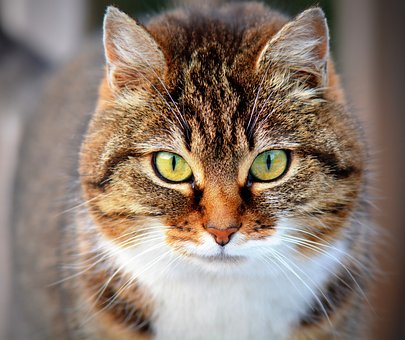
#> input picture cat1.jpg, 405 x 340 px
$ python neural5.py
#> lines starting #> are read from the running program, lines starting #| are printed output that depends on the picture
import numpy as np
from PIL import Image

# Sigmoid activation function
def sigmoid(x):
    return 1 / (1 + np.exp(-x))

# Derivative of the sigmoid function
def sigmoid_derivative(x):
    return x * (1 - x)

# Define the neural network architecture
class NeuralNetwork:
    def __init__(self, input_nodes, hidden_nodes, output_nodes, hidden_layers=2):
        self.input_nodes = input_nodes
        self.hidden_nodes = hidden_nodes
        self.output_nodes = output_nodes
        self.hidden_layers = hidden_layers

        # Initialize weights and biases with smaller values (Xavier/Glorot Initialization)
        self.weights = [np.random.randn(input_nodes, hidden_nodes) / np.sqrt(input_nodes)] + \
                        [np.random.randn(hidden_nodes, hidden_nodes) / np.sqrt(hidden_nodes) for _ in range(hidden_layers - 1)] + \
                        [np.random.randn(hidden_nodes, output_nodes) / np.sqrt(hidden_nodes)]
        self.biases = [np.random.randn(hidden_nodes) / np.sqrt(hidden_nodes) for _ in range(hidden_layers)] + \
                        [np.random.randn(output_nodes) / np.sqrt(output_nodes)]

    # Forward pass - Added safe_sigmoid function to keep values under a threshold and avoid OverflowError
    def feedforward(self, inputs):

        def safe_sigmoid(x):
            return sigmoid(np.clip(x, -100, 100))

        self.layers = [inputs]
        for i in range(len(self.weights)):
            self.layers.append(safe_sigmoid(np.dot(self.layers[-1], self.weights[i]) + self.biases[i]))
        return self.layers[-1]

    # Backward pass
    def backpropagation(self, inputs, target_outputs, learning_rate=0.5):
        deltas = [None] * (self.hidden_layers + 1)

        # Calculate output error
        output_error = target_outputs - self.layers[-1]
        deltas[-1] = output_error * sigmoid_derivative(self.layers[-1])

        # Calculate hidden error
        for i in range(len(deltas) - 2, -1, -1):
            hidden_error = np.dot(deltas[i+1], self.weights[i+1].T)
            deltas[i] = hidden_error * sigmoid_derivative(self.layers[i+1])

        # Update weights and biases
        for i in range(len(self.weights)):
            self.weights[i] += learning_rate * np.dot(self.layers[i].T, deltas[i])
            self.biases[i] += learning_rate * np.sum(deltas[i], axis=0)

    # Train the neural network
    def train(self, inputs, target_outputs, epochs, learning_rate):
        for epoch in range(epochs):
            predicted_outputs = self.feedforward(inputs)
            self.backpropagation(inputs, target_outputs, learning_rate)

    # Evaluate the neural network performance
    def evaluate(self, test_inputs, test_outputs):
        test_predictions = self.feedforward(test_inputs)
        predicted_classes = np.argmax(test_predictions, axis=1)
        true_classes = np.argmax(test_outputs, axis=1)
        accuracy = np.sum(predicted_classes == true_classes) / len(true_classes)
        return accuracy

# Create a function to convert images to input data accepted by the network
def process_image(img_path, flatten=True):
#> called with img_path = 'cat1.jpg', flatten = True
    try:
        img = Image.open(img_path)
#> img is the input picture: PIL image 405x340 RGB; mean R, G, B 140.3, 123.3, 111.3
    except FileNotFoundError:
        print(f"The image file '{img_path}' was not found. Please check the file path and try again.")
        return None

    img = img.resize((32, 32))
#> img: PIL image 32x32 RGB
    img_array = np.array(img, dtype=np.float32) / 255
    if flatten:
        img_array = img_array.flatten()
#> img_array = 3072 values, max 0.988 at index 2270, min 0.0157 at index 1787, mean 0.49
    return img_array

if __name__ == "__main__":
    neural_network = NeuralNetwork(3072, 150, 4, hidden_layers=3)

    # Define training data
    image_paths = ['cat1.jpg', 'cat2.jpg', 'cat3.jpg', 'cat4.jpg','cat5.jpg',
               'dog1.jpg', 'dog2.jpg', 'dog3.jpg', 'dog4.jpg','dog5.jpg',
               'car1.jpg', 'car2.jpg', 'car3.jpg', 'car4.jpg','car5.jpg',
               'house1.jpg', 'house2.jpg', 'house3.jpg', 'house4.jpg','house5.jpg']

    inputs = [process_image(image_path) for image_path in image_paths]
#> call 2 of process_image, with img_path = 'cat2.jpg', flatten = True
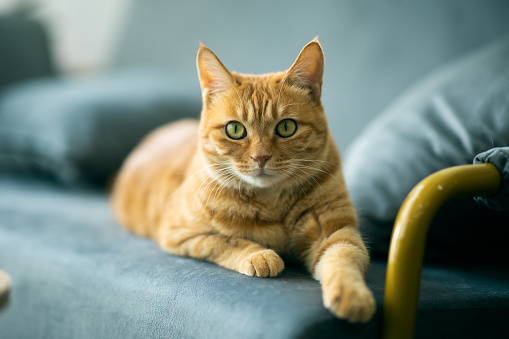
#> input picture cat2.jpg, 509 x 339 px
#> in process_image, img is the input picture: PIL image 509x339 RGB; mean R, G, B 123.9, 135.3, 123.3
#> in process_image (call 2), `img_array = img_array.flatten()`: img_array = 3072 values, max 1 at index 999, min 0 at index 1718, mean 0.5
#> call 3 of process_image, with img_path = 'cat3.jpg', flatten = True
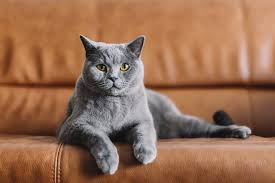
#> input picture cat3.jpg, 275 x 183 px
#> in process_image, img is the input picture: PIL image 275x183 RGB; mean R, G, B 152, 109.4, 83
#> in process_image (call 3), `img_array = img_array.flatten()`: img_array = 3072 values, max 0.843 at index 762, min 0.0588 at index 2735, mean 0.45
#> call 4 of process_image, with img_path = 'cat4.jpg', flatten = True
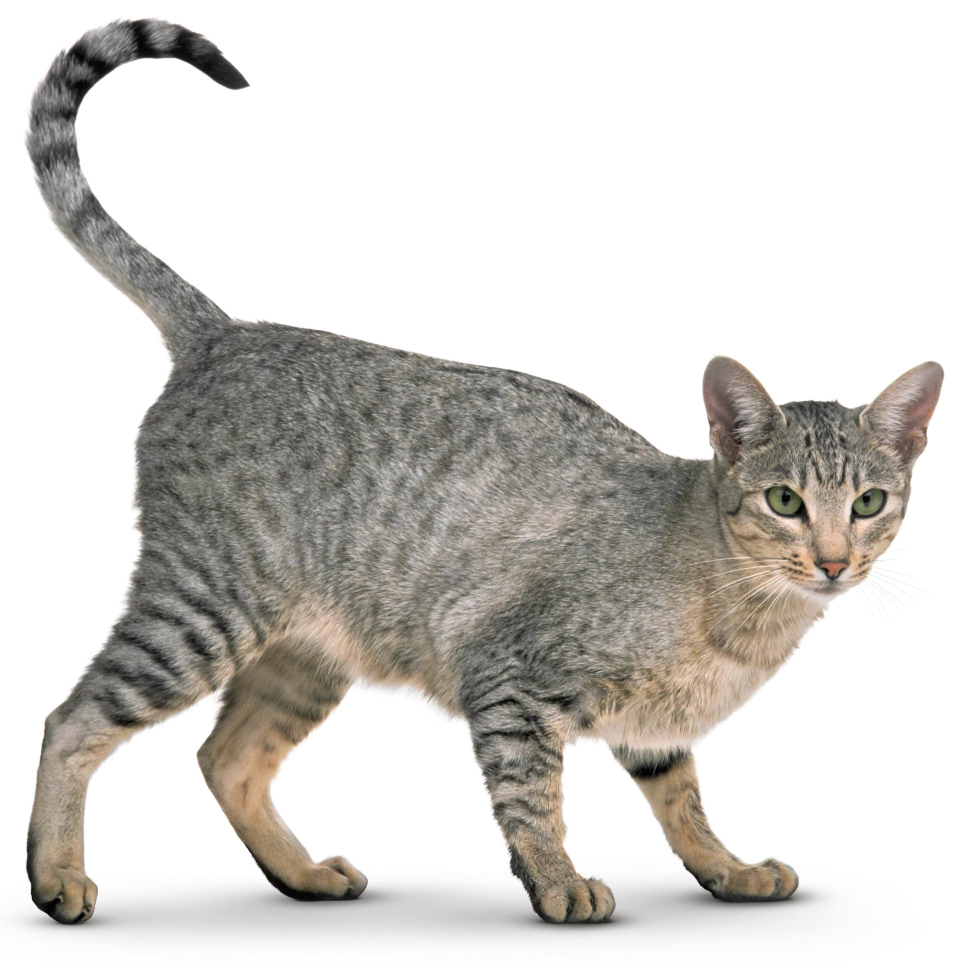
#> input picture cat4.jpg, 1920 x 1925 px (shown at 1/2 size)
#> in process_image, img is the input picture: PIL image 1920x1925 RGB; mean R, G, B 210.2, 207.4, 203.4
#> in process_image (call 4), `img_array = img_array.flatten()`: img_array = 3072 values, max 1 at index 0, min 0.204 at index 199, mean 0.81
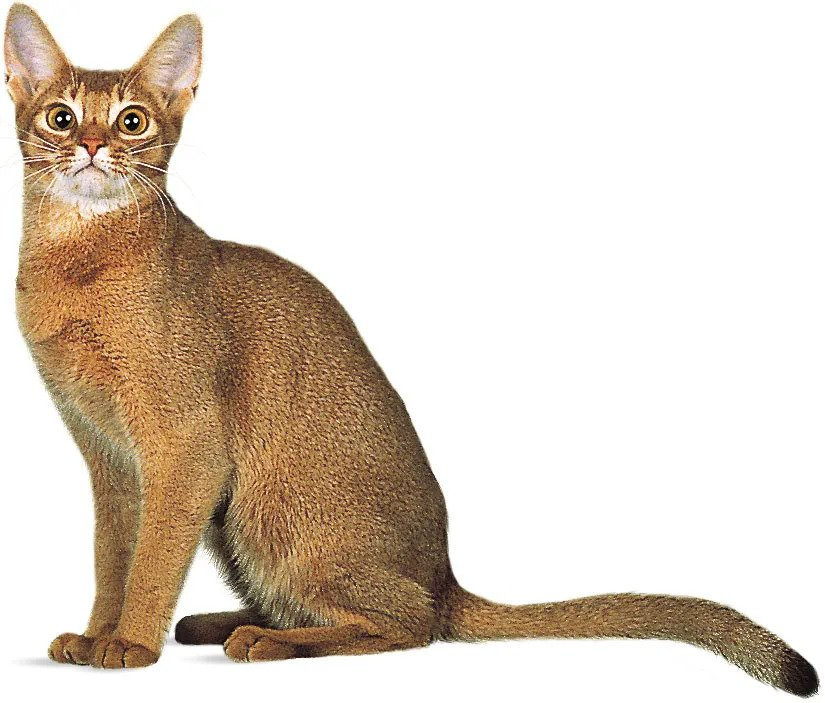
#> input picture cat5.jpg, 825 x 703 px
#> in process_image, img is the input picture: PIL image 825x703 RGB; mean R, G, B 221.4, 209.6, 197.2
#> in process_image (call 5), `img = img.resize((32, 32))`:
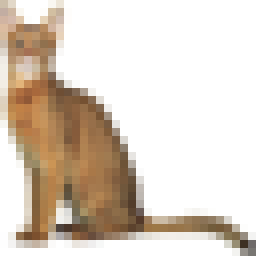
#> img: PIL image 32x32 RGB (shown 8 times larger); mean R, G, B 221, 209.1, 196.6
#> in process_image (call 5), `img_array = img_array.flatten()`: img_array = 3072 values, max 1 at index 6, min 0.133 at index 2972, mean 0.819
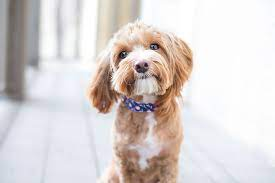
#> input picture dog1.jpg, 275 x 183 px
#> in process_image, img is the input picture: PIL image 275x183 RGB; mean R, G, B 218.2, 210.9, 209.6
#> in process_image (call 6), `img = img.resize((32, 32))`:
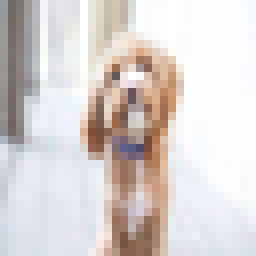
#> img: PIL image 32x32 RGB (shown 8 times larger); mean R, G, B 218.1, 210.9, 209.5
#> in process_image (call 6), `img_array = img_array.flatten()`: img_array = 3072 values, max 1 at index 30, min 0.204 at index 1571, mean 0.835
#> inputs = 20 items
    inputs = np.array([input for input in inputs if input is not None])

    if not inputs.any():
        print("No valid images found for training")
    else:
        # Define target outputs
        target_outputs = np.array([[1, 0, 0, 0], [1, 0, 0, 0], [1, 0, 0, 0], [1, 0, 0, 0], [1, 0, 0, 0],
                                   [0, 1, 0, 0], [0, 1, 0, 0], [0, 1, 0, 0], [0, 1, 0, 0], [0, 1, 0, 0],
                                   [0, 0, 1, 0], [0, 0, 1, 0], [0, 0, 1, 0], [0, 0, 1, 0], [0, 0, 1, 0],
                                   [0, 0, 0, 1], [0, 0, 0, 1], [0, 0, 0, 1], [0, 0, 0, 1], [0, 0, 0, 1]])

        # Train the neural network
        neural_network.train(inputs, target_outputs, epochs=2500, learning_rate=0.5)
#> (the run stopped early here; a loop or call above may not have finished)
